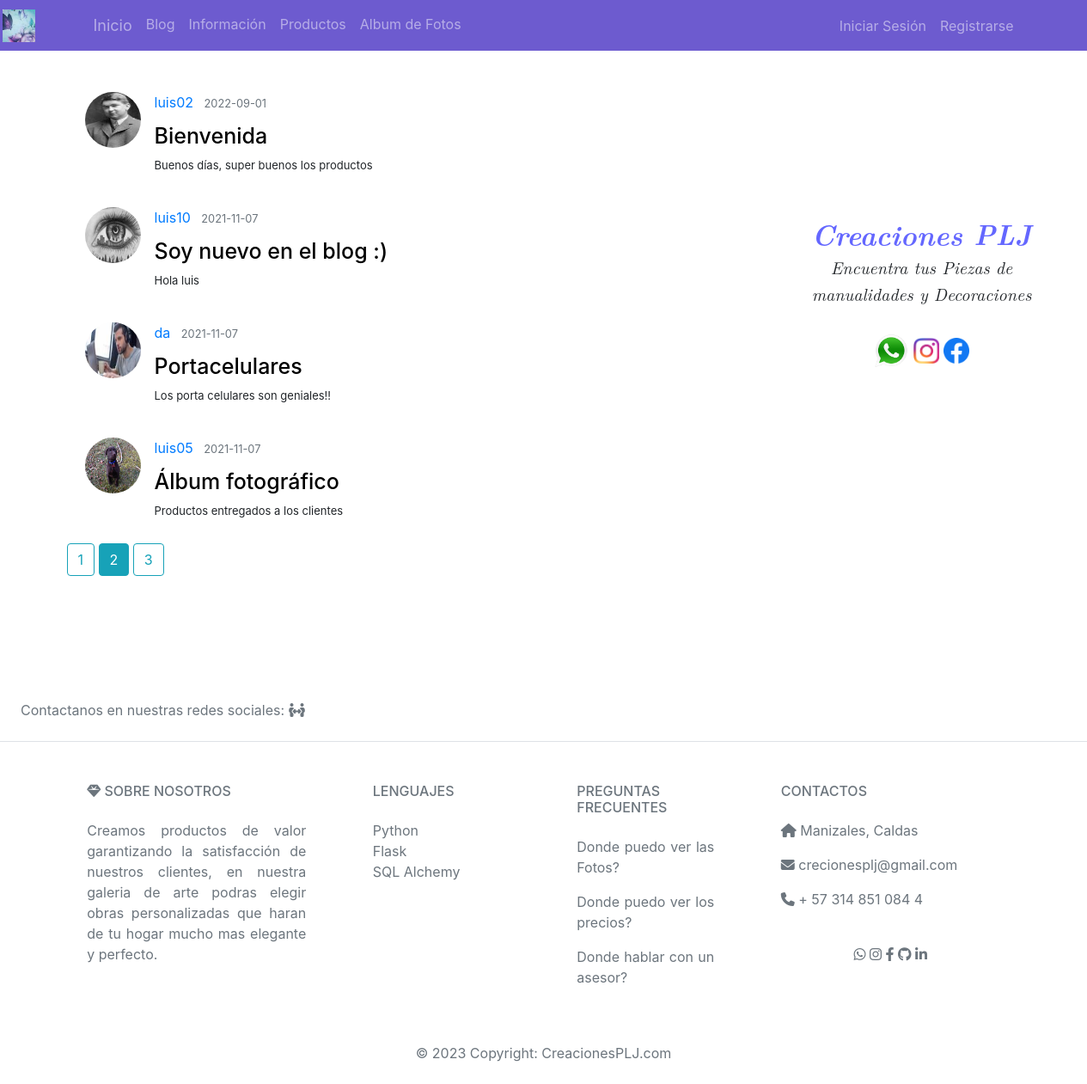
The page /home?page=2 on the database its author committed.
### flaskblog/models.py (models this page shows, shortened)
class Post(db.Model):
    id = db.Column(db.Integer, primary_key=True)
    title = db.Column(db.String(100), nullable=False)
    date_posted = db.Column(db.DateTime, nullable=False, default=datetime.utcnow)
    content = db.Column(db.Text, nullable=False)
    user_id = db.Column(db.Integer, db.ForeignKey('user.id'), nullable=False)

class User(db.Model, UserMixin):
    id = db.Column(db.Integer, primary_key=True)
    username = db.Column(db.String(20), unique=True, nullable=False)
    email = db.Column(db.String(120), unique=True, nullable=False)
    image_file = db.Column(db.String(20), nullable=False, default='default.jpg')
    password = db.Column(db.String(60), nullable=False)
    posts = db.relationship('Post', backref='author', lazy=True)

### flaskblog/main/routes.py (the view)
@main.route("/home")
def home():
    page = request.args.get('page', 1, type=int)
    posts = Post.query.order_by(Post.date_posted.desc()).paginate(page=page, per_page=4)
    return render_template('home.html', posts=posts)

### flaskblog/templates/home.html
{% extends "layout.html" %} {% block content %}
<br />
<br />
{% for post in posts.items %}
<article class="media content-section">
  <img
    class="rounded-circle article-img"
    src="{{url_for('static', filename='profile_pics/' + post.author.image_file) }}"
  />
  <div class="media-body">
    <div class="article-metadata">
      <a
        class="mr-2"
        href="{{ url_for('users.user_posts', username=post.author.username) }}"
        >{{ post.author.username }}</a
      >
      <small class="text-muted"
        >{{ post.date_posted.strftime('%Y-%m-%d') }}</small
      >
    </div>
    <h2>
      <a
        class="article-title"
        href="{{ url_for('posts.post', post_id=post.id) }}"
        >{{ post.title }}</a
      >
    </h2>
    <p class="article-content">{{ post.content }}</p>
  </div>
</article>
{% endfor %} {% for page_num in posts.iter_pages(left_edge=1, right_edge=1,
left_current=1, right_current=2) %} {% if page_num %} {% if posts.page ==
page_num %}
<a class="btn btn-info mb-4" href="{{ url_for('main.home', page=page_num) }}"
  >{{ page_num }}</a
>
{% else %}
<a
  class="btn btn-outline-info mb-4"
  href="{{ url_for('main.home', page=page_num) }}"
  >{{ page_num }}</a
>
{% endif %} {% else %} ... {% endif %} {% endfor %} {% endblock content %}

### flaskblog/templates/css/style.css (style rules this page uses)
html,body,div,span,object,iframe,h1,h2,h3,h4,h5,h6,p,blockquote,pre,abbr,address,cite,code,del,dfn,em,img,ins,kbd,q,samp,small,strong,sub,sup,var,b,i,dl,dt,dd,ol,ul,li,fieldset,form,label,legend,table,caption,tbody,tfoot,thead,tr,th,td,article,aside,canvas,details,figcaption,figure,footer,header,hgroup,menu,nav,section,summary,time,mark,audio,video { margin:0;padding:0;border:0;outline:0;font-size:100%;vertical-align:baseline;background:transparent }
body { line-height:1 }
article,aside,details,figcaption,figure,footer,header,hgroup,menu,nav,section { display:block }
a { margin:0;padding:0;font-size:100%;vertical-align:baseline;background:transparent;text-decoration:none }
html,body { width:100%; height:100%; background:#111; }
html { -webkit-tap-highlight-color: rgba(0, 0, 0, 0); }
body { font:normal 75% Arial, Helvetica, sans-serif; }

### flaskblog/static/main.css (style rules this page uses)
body { background: rgb(250, 250, 250); }
h1, h2, h3, h4, h5, h6 { color: rgb(0, 0, 0); text-align: justify; }
p { text-align: justify; }
.text-muted { color: #000000; }
.content-section { background: #ffffff; padding: 10px 20px; border: 1px solid #ffffff; border-radius: 3px; }
.article-title { color: #000000; font-size: 25px; }
.article-content { white-space: pre-line; font-size: 13px; text-align: justify; }
.article-img { height: 65px; width: 65px; margin-right: 16px; }
.article-metadata { padding-bottom: 1px; margin-bottom: 4px; border-bottom: 1px solid #ffffff }

### rows shown on the page
Post: image_file (picture), author.username "luis02", date_posted "2022-09-01", title "Bienvenida", content "Buenos días, super buenos los productos"
Post: image_file (picture), author.username "luis10", date_posted "2021-11-07", title "Soy nuevo en el blog :)", content "Hola luis"
Post: image_file (picture), author.username "da", date_posted "2021-11-07", title "Portacelulares", content "Los porta celulares son geniales!!"
Post: image_file (picture), author.username "luis05", date_posted "2021-11-07", title "Álbum fotográfico", content "Productos entregados a los clientes"

### other values the page prints
{{ page_num }} "1" "3"
{{ page_num }} "2"
